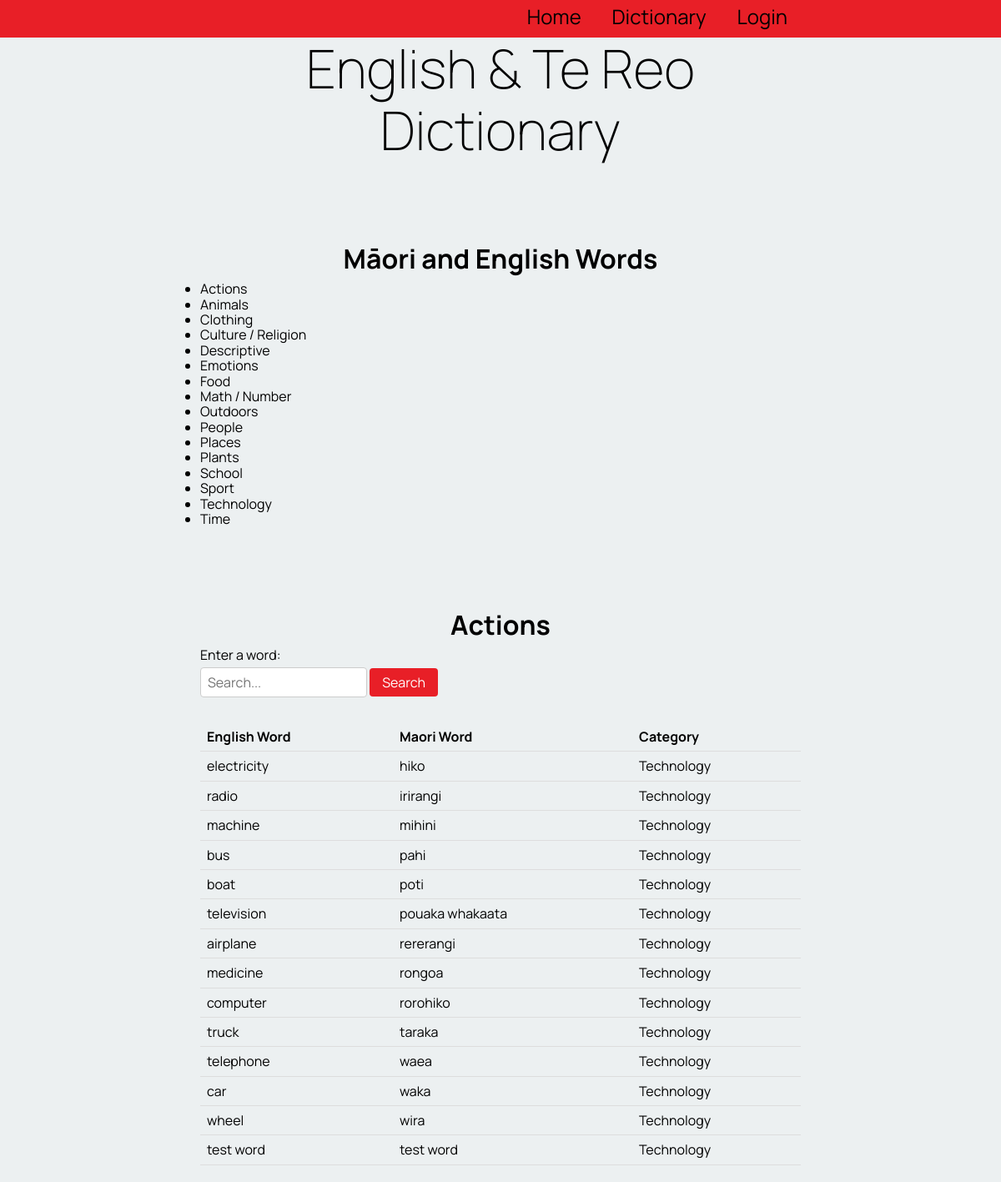
Page /sort_by_category/15 on the committed database.
### tables this page shows
CREATE TABLE "category_table"
(
    cat_id        integer not null
        primary key autoincrement,
    category_name varchar
);

CREATE TABLE "table_word"
(
    word_id      integer not null
        primary key autoincrement,
    english_word varchar(100),
    te_reo_word  varchar(100),
    description  varchar(100),
    category     varchar(100),
    levels       varchar(100),
    user_fk      integer
        constraint table_word_table_account_id_fk
            references users_table,
    cat_fk       integer
        constraint table_word_category_table_cat_id_fk
            references category_table
, word_date varchar(100), image varchar(100));

### app.py (the view)
@app.route('/sort_by_category/<cat_id>', methods=['POST', 'GET'])
def render_sort_by_category_page(cat_id):
    if is_logged_in_teacher():
        print("Teacher if logged in!")
    con = create_connection(DATABASE)
    query = "SELECT cat_id, category_name FROM category_table"
    cur = con.cursor()
    cur.execute(query)
    category_list = cur.fetchall()
    cur = con.cursor()
    query = """SELECT word_id, english_word, te_reo_word, category_name FROM table_word INNER JOIN category_table ON table_word.cat_fk = cat_id WHERE cat_id = ?"""
    cur.execute(query, (cat_id,))
    word = cur.fetchall()
    con.close()
    return render_template('sort_by_category.html', logged_in=is_logged_in(), words=word,teacher_log=is_logged_in_teacher(), categories=category_list)

### app.py (called while the page is built)
def create_connection(db_file): #connects to the database
    try:
        connection = sqlite3.connect(db_file)
        return connection
    except Error as e:
        print(e)   #prints the error message
    return None

def is_logged_in():    #checks if the user has logged in
    if session.get("email") is None:
        print("not logged in ")
        return False
    else:
        print("logged in!")
        return True

def is_logged_in_teacher():
        email = session.get("email")
        con = create_connection(DATABASE)
        cur = con.cursor()
        query = """SELECT is_teacher FROM users_table WHERE email = ?"""
        cur.execute(query, (email, ))
        teacher = cur.fetchall()
        con.close()
        print("yooo", teacher)
        if ('yes',) in teacher:
            print("teacher logged in!")
            con = create_connection(DATABASE)
            query = "SELECT users_id FROM users_table"
            cur = con.cursor()
            cur.execute(query)
            test = cur.fetchall()
            print(test)
            return True
        else:
            return False

### templates/sort_by_category.html
{% extends 'base.html' %}
{% block pageheading %}Māori and English Words{% endblock %}
{% block main %}
    <ul>
        {% for catergory in categories %}
                <li>
                    <a href="/sort_by_category/{{ catergory[0] }}">{{ catergory[1] }}</a>
                </li>
        {% endfor %}
    </ul>
    <h2> Actions</h2>
    <form action="{{ url_for('render_dictionary_page', cat_id=cat_id) }}" method="GET">
        <label for="word-search">Enter a word:</label>
        <input type="text" name="search" value="{{ search_term }}" placeholder="Search...">
        <button type="submit">Search</button>
    </form>
    <table>
        <thead>
            <tr>
                <th>English Word</th>
                <th>Maori Word</th>
                <th>Category</th>
            </tr>
        </thead>
        <tbody>
            {% for word in words %}
                <tr>
                    <td><a href="/word_info/{{ word[0] }}">{{ word[1] }}</a></td>
                    <td>{{ word[2] }}</td>
                    <td>{{ word[3] }}</td>
                </tr>
            {% endfor %}
        </tbody>
    </table>
{% endblock %}

### static/style.css (style rules this page uses)
* { font-family: 'Manrope', sans-serif; padding: 0; margin: 0; box-sizing: border-box; }
body { background-color: rgba(236, 240, 241, 1.0); }
h2 { font-size: 2rem; text-align: center; margin: 0 0 0.5rem 0; padding-top: 100px; }
a, a:visited { color: rgb(0, 0, 0); text-decoration: none; }
table { width: 100%; border-collapse: collapse; margin-bottom: 20px; }
table th, table td { padding: 8px; text-align: left; border-bottom: 1px solid #ddd; }
form { margin-bottom: 20px; }
form label { display: block; margin-bottom: 5px; }
form input[type="text"] { width: 200px; padding: 8px; border: 1px solid #ccc; border-radius: 4px; margin-bottom: 10px; }
form button { padding: 8px 15px; background-color: #e81f27; color: #fff; border: none; border-radius: 4px; cursor: pointer; }

### rows in the picture
category_table: category_name "Actions"
category_table: category_name "Animals"
category_table: category_name "Clothing"
category_table: category_name "Culture / Religion"
category_table: category_name "Descriptive"
category_table: category_name "Emotions"
category_table: category_name "Food"
category_table: category_name "Math / Number"
category_table: category_name "Outdoors"
category_table: category_name "People"
category_table: category_name "Places"
category_table: category_name "Plants"
category_table: category_name "School"
category_table: category_name "Sport"
category_table: category_name "Technology"
category_table: category_name "Time"
table_word: english_word "electricity", te_reo_word "hiko", category_name "Technology"
table_word: english_word "radio", te_reo_word "irirangi", category_name "Technology"
table_word: english_word "machine", te_reo_word "mihini", category_name "Technology"
table_word: english_word "bus", te_reo_word "pahi", category_name "Technology"
table_word: english_word "boat", te_reo_word "poti", category_name "Technology"
table_word: english_word "television", te_reo_word "pouaka whakaata", category_name "Technology"
table_word: english_word "airplane", te_reo_word "rererangi", category_name "Technology"
table_word: english_word "medicine", te_reo_word "rongoa", category_name "Technology"
table_word: english_word "computer", te_reo_word "rorohiko", category_name "Technology"
table_word: english_word "truck", te_reo_word "taraka", category_name "Technology"
table_word: english_word "telephone", te_reo_word "waea", category_name "Technology"
table_word: english_word "car", te_reo_word "waka", category_name "Technology"
table_word: english_word "wheel", te_reo_word "wira", category_name "Technology"
table_word: english_word "test word", te_reo_word "test word", category_name "Technology"
